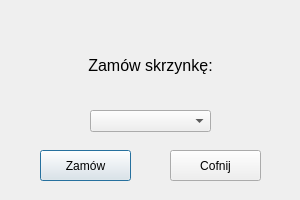
<?xml version="1.0" encoding="UTF-8"?>
<ui version="4.0">
 <class>zamow_s</class>
 <widget class="QDialog" name="zamow_s">
  <property name="geometry">
   <rect>
    <x>0</x>
    <y>0</y>
    <width>300</width>
    <height>200</height>
   </rect>
  </property>
  <property name="windowTitle">
   <string>Dialog</string>
  </property>
  <widget class="QPushButton" name="zamow">
   <property name="geometry">
    <rect>
     <x>40</x>
     <y>150</y>
     <width>91</width>
     <height>31</height>
    </rect>
   </property>
   <property name="text">
    <string>Zamów</string>
   </property>
  </widget>
  <widget class="QPushButton" name="cofnij">
   <property name="geometry">
    <rect>
     <x>170</x>
     <y>150</y>
     <width>91</width>
     <height>31</height>
    </rect>
   </property>
   <property name="text">
    <string>Cofnij</string>
   </property>
  </widget>
  <widget class="QLabel" name="label">
   <property name="geometry">
    <rect>
     <x>50</x>
     <y>30</y>
     <width>201</width>
     <height>71</height>
    </rect>
   </property>
   <property name="font">
    <font>
     <pointsize>12</pointsize>
    </font>
   </property>
   <property name="autoFillBackground">
    <bool>false</bool>
   </property>
   <property name="text">
    <string>&lt;html&gt;&lt;head/&gt;&lt;body&gt;&lt;p&gt;Zamów skrzynkę:&lt;/p&gt;&lt;/body&gt;&lt;/html&gt;</string>
   </property>
   <property name="alignment">
    <set>Qt::AlignCenter</set>
   </property>
  </widget>
  <widget class="QComboBox" name="skrzynka">
   <property name="geometry">
    <rect>
     <x>90</x>
     <y>110</y>
     <width>121</width>
     <height>22</height>
    </rect>
   </property>
  </widget>
 </widget>
 <resources/>
 <connections/>
</ui>
